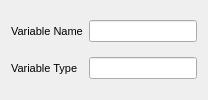
            <widget class="QWidget" name="Poi_Variable_Stack">
             <layout class="QGridLayout" name="gridLayout_2">
              <item row="0" column="0">
               <widget class="QLabel" name="poi_variable_name_label">
                <property name="font">
                 <font>
                  <pointsize>8</pointsize>
                 </font>
                </property>
                <property name="text">
                 <string>Variable Name</string>
                </property>
               </widget>
              </item>
              <item row="0" column="1">
               <widget class="QLineEdit" name="poi_variable_name_lineedit">
                <property name="font">
                 <font>
                  <pointsize>8</pointsize>
                 </font>
                </property>
               </widget>
              </item>
              <item row="1" column="0">
               <widget class="QLabel" name="poi_variable_type_label">
                <property name="font">
                 <font>
                  <pointsize>8</pointsize>
                 </font>
                </property>
                <property name="text">
                 <string>Variable Type</string>
                </property>
               </widget>
              </item>
              <item row="1" column="1">
               <widget class="QLineEdit" name="poi_variable_type_lineedit">
                <property name="font">
                 <font>
                  <pointsize>8</pointsize>
                 </font>
                </property>
               </widget>
              </item>
             </layout>
            </widget>
